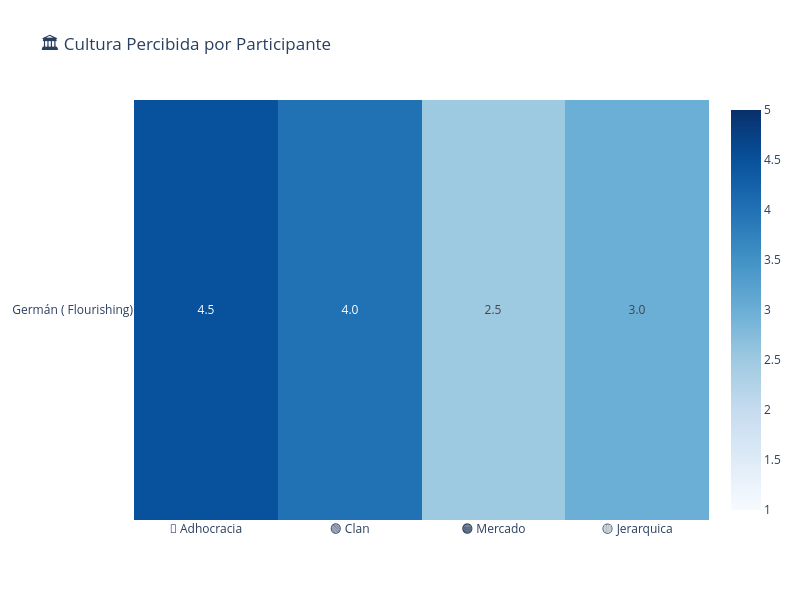

The notebook cell this image was saved under:
### Code cell
# CULTURA PERCIBIDA POR PARTICIPANTE


culturas_data = []
for idx, row in df_reales.iterrows():
    kpis = row['_kpis']
    if 'cultura_scores' in kpis:
        culturas_data.append({
            'alias': row['alias'],
            'perfil': row['perfil_nombre'],
            'Adhocracia': kpis['cultura_scores']['Adhocracia'],
            'Clan': kpis['cultura_scores']['Clan'],
            'Mercado': kpis['cultura_scores']['Mercado'],
            'Jerarquica': kpis['cultura_scores']['Jerarquica']
        })

df_culturas = pd.DataFrame(culturas_data)

# Heatmap
fig = px.imshow(
    df_culturas[['Adhocracia', 'Clan', 'Mercado', 'Jerarquica']].values,
    x=['🔵 Adhocracia', '🟢 Clan', '🟠 Mercado', '🟡 Jerarquica'],
    y=[f"{r['alias']} ({r['perfil']})" for _, r in df_culturas.iterrows()],
    color_continuous_scale='Blues',
    zmin=1, zmax=5,
    title="🏛️ Cultura Percibida por Participante",
    text_auto='.1f',
    aspect='auto'
)

fig.update_layout(height=600, width=800)
fig.show()

print("\n📊 Distribución de culturas dominantes:")
print(df_reales['cultura_dominante'].value_counts().to_string())

### Figure 1 — Plotly figure (JSON) as saved in the notebook; plotly's stock layout.template omitted (floating-point values rounded to 4 significant figures)
{"data": [{"coloraxis": "coloraxis", "hovertemplate": "x: %{x}<br>y: %{y}<br>color: %{z}<extra></extra>", "name": "0", "texttemplate": "%{z:.1f}", "type": "heatmap", "x": ["🔵 Adhocracia", "🟢 Clan", "🟠 Mercado", "🟡 Jerarquica"], "xaxis": "x", "y": ["Germán ( Flourishing)"], "yaxis": "y", "z": [[4.5, 4.0, 2.5, 3.0]]}], "layout": {"coloraxis": {"autocolorscale": false, "cmax": 5, "cmin": 1, "colorscale": [[0, "rgb(247,251,255)"], [0.125, "rgb(222,235,247)"], [0.25, "rgb(198,219,239)"], [0.375, "rgb(158,202,225)"], [0.5, "rgb(107,174,214)"], [0.625, "rgb(66,146,198)"], [0.75, "rgb(33,113,181)"], [0.875, "rgb(8,81,156)"], [1, "rgb(8,48,107)"]]}, "height": 600, "title": {"text": "🏛️ Cultura Percibida por Participante"}, "width": 800, "xaxis": {"anchor": "y", "domain": [0, 1]}, "yaxis": {"anchor": "x", "autorange": "reversed", "domain": [0, 1]}}}
